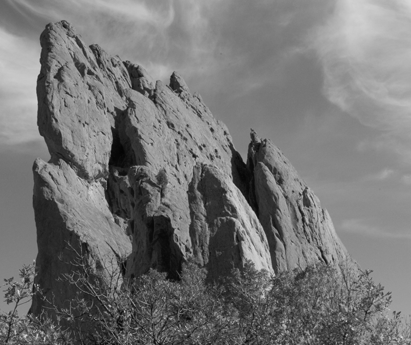
//> input picture Digital_Image_Processing_2021/image/rock.png, 411 x 345 px
$ ./week6_ex   (built with g++ and OpenCV 4)
//> lines starting //> are read from the running program, lines starting //| are printed output that depends on the picture
#include <iostream>
#include <algorithm>
#include <vector>
#include "opencv2/core/core.hpp"
#include "opencv2/highgui/highgui.hpp"
#include "opencv2/imgproc/imgproc.hpp"
#include "opencv2/imgcodecs/imgcodecs.hpp"

using namespace cv;
using namespace std;


void myMedian(const Mat& src_img, Mat& dst_img, const Size& kn_size);
void doMedianEx();

void myBilateral(const Mat& src_img, Mat& dst_img, int diameter, double sig_r, double sig_s);
void doBilateralEx();
void bilateral(const Mat& src_img, Mat& dst_img, int c, int r, int diameter, double sig_r, double sig_s);
double guassian(float x, double sigma);
double guassian2D(float c, float r, double sigma);
float distance(int x, int y, int i, int j);
void doCannyEx();

// [127 lines left out: functions doMedianEx, myMedian, doBilateralEx, myBilateral, bilateral, not called in this run]


double guassian(float x, double sigma) {
	return exp(-(pow(x, 2)) / (2 * pow(sigma, 2))) / (2 * CV_PI * pow(sigma, 2));
}

double guassian2D(float c, float r, double sigma) {
	return exp(-(pow(c, 2) + pow(r,2))/ (2 * pow(sigma, 2))) / (2 * CV_PI * pow(sigma, 2));
}

float distance(int x, int y, int i, int j) {
	return float(sqrt(pow(x - i, 2) + pow(y - j, 2)));
}

void doCannyEx() {
	cout << "-----doCannyEx() ----\n" << endl;
	//입력
	Mat src_img = imread("./image/rock.png", 0);
//> src_img is the input picture: 345 rows x 411 cols, CV_8UC1; min 4, max 216, mean 117.1
	if (!src_img.data) printf("No image data \n");

	// bilateral 필터링 수행
	Mat dst_img;

	Canny(src_img, dst_img, 180, 240);
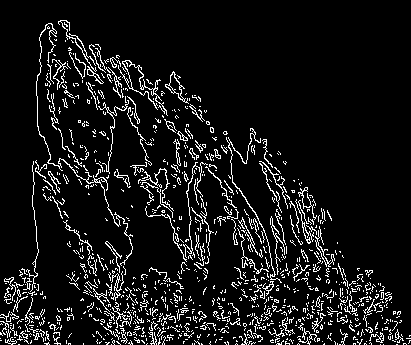
//> dst_img: 345 rows x 411 cols, CV_8UC1; 8.7% white in thin lines or dots

	//출력
	Mat result_img;
	hconcat(src_img, dst_img, result_img);
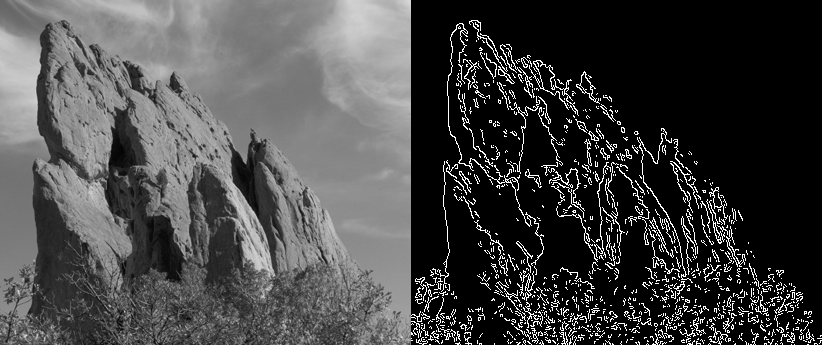
//> result_img: 345 rows x 822 cols, CV_8UC1; min 0, max 255, mean 69.7
	imshow("test_window_doCannyEx", result_img);
	waitKey(0);

}


int main() {


	doCannyEx();

	return 0;
}

$ run again, with Digital_Image_Processing_2021/image/gear.jpg saved as Digital_Image_Processing_2021/image/rock.png
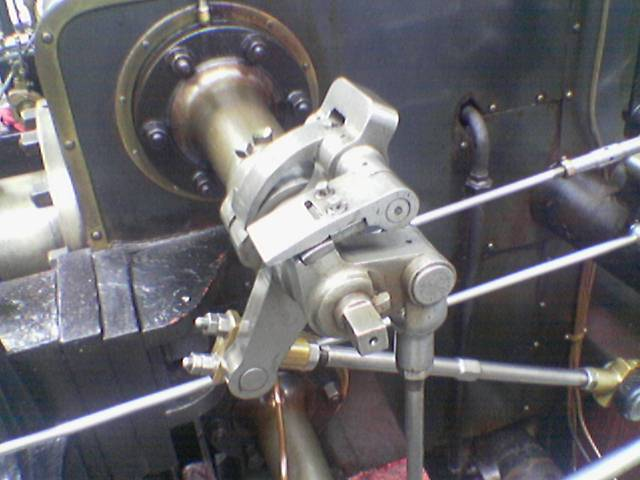
//> input picture Digital_Image_Processing_2021/image/gear.jpg, 640 x 480 px
//> in doCannyEx, `Canny(src_img, dst_img, 180, 240);`:
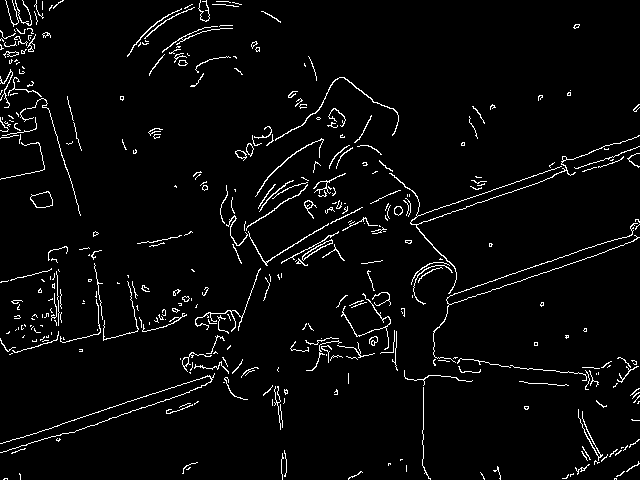
//> dst_img: 480 rows x 640 cols, CV_8UC1; 3.6% white in thin lines or dots
//> in doCannyEx, `hconcat(src_img, dst_img, result_img);`:
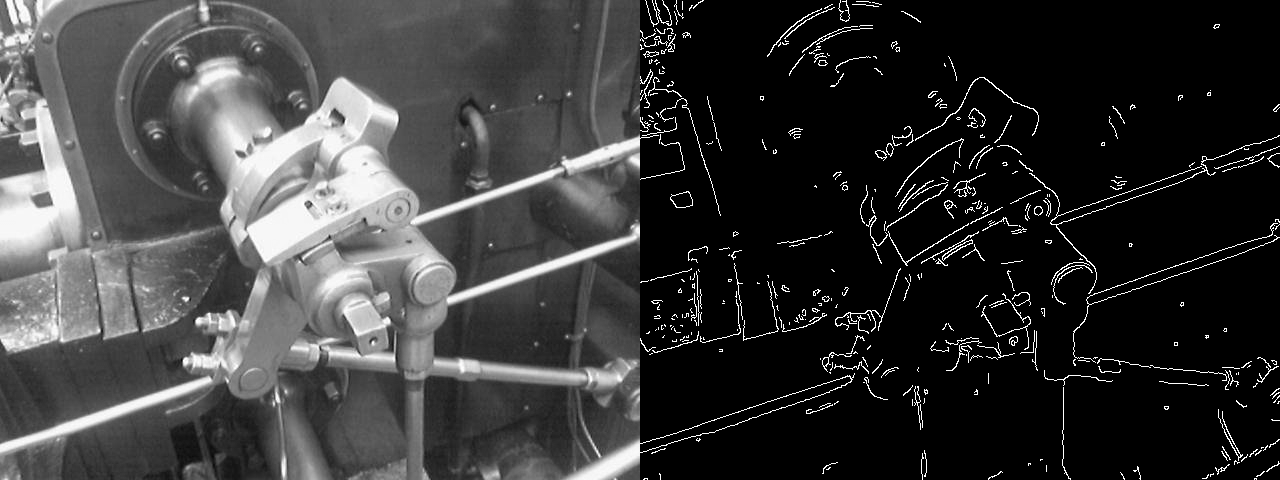
//> result_img: 480 rows x 1280 cols, CV_8UC1; min 0, max 255, mean 57.2
